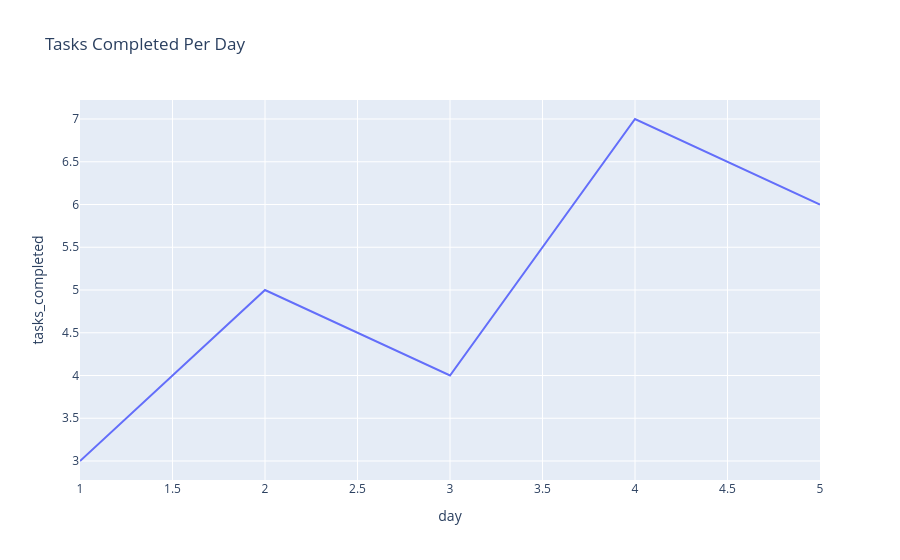

Notebook code for this chart:
### Code cell
fig = px.line
(
    df,
    x="day",
    y="tasks_completed",
    title="Tasks Completed Per Day"
)

fig.show()

### Figure 1 — Plotly figure (JSON) as saved in the notebook; plotly's stock layout.template omitted (floating-point values rounded to 4 significant figures)
{"data": [{"hovertemplate": "day=%{x}<br>tasks_completed=%{y}<extra></extra>", "legendgroup": "", "line": {"color": "#636efa", "dash": "solid"}, "marker": {"symbol": "circle"}, "mode": "lines", "name": "", "orientation": "v", "showlegend": false, "type": "scatter", "x": [1, 2, 3, 4, 5], "xaxis": "x", "y": [3, 5, 4, 7, 6], "yaxis": "y"}], "layout": {"legend": {"tracegroupgap": 0}, "title": {"text": "Tasks Completed Per Day"}, "xaxis": {"anchor": "y", "domain": [0, 1], "title": {"text": "day"}}, "yaxis": {"anchor": "x", "domain": [0, 1], "title": {"text": "tasks_completed"}}}}
